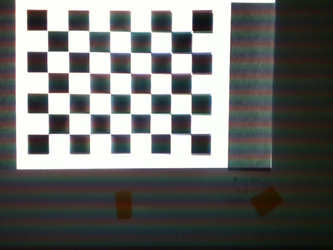
#> input picture camera_projector/data/images/img_from_topic.png, 333 x 250 px, shrunk from 640 x 480 before the run, found by its file name
$ python extrinsics.py
#> lines starting #> are read from the running program, lines starting #| are printed output that depends on the picture
import pdb

import cv2
import copy
import numpy as np
from matplotlib import pyplot as plt

path = "/home/rxth/catkin_ws/src/CameraProjectorProjection/camera_projector/data/images/"
filename = "img_from_topic.png"

bRodriguesFirstComp = True

img = plt.imread(path+filename, "bgr8") # If format to read it in is not mentioned, then pixels are in 0-1 range.
#> img is the input picture: shape (250, 333, 3) float32; mean R, G, B 0.422, 0.426, 0.419
img_gray = cv2.cvtColor(img, cv2.COLOR_BGR2GRAY)
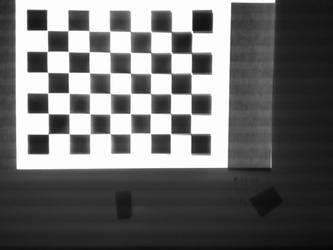
#> img_gray: shape (250, 333) float32; min 0.0225, max 1, mean 0.424
# plt.imshow(img_gray, cmap="gray")
# plt.show()

nrows = 7
ncols = 9
pattern_dims = (nrows-1, ncols-1)
#> (the run stopped early here; a loop or call above may not have finished)
